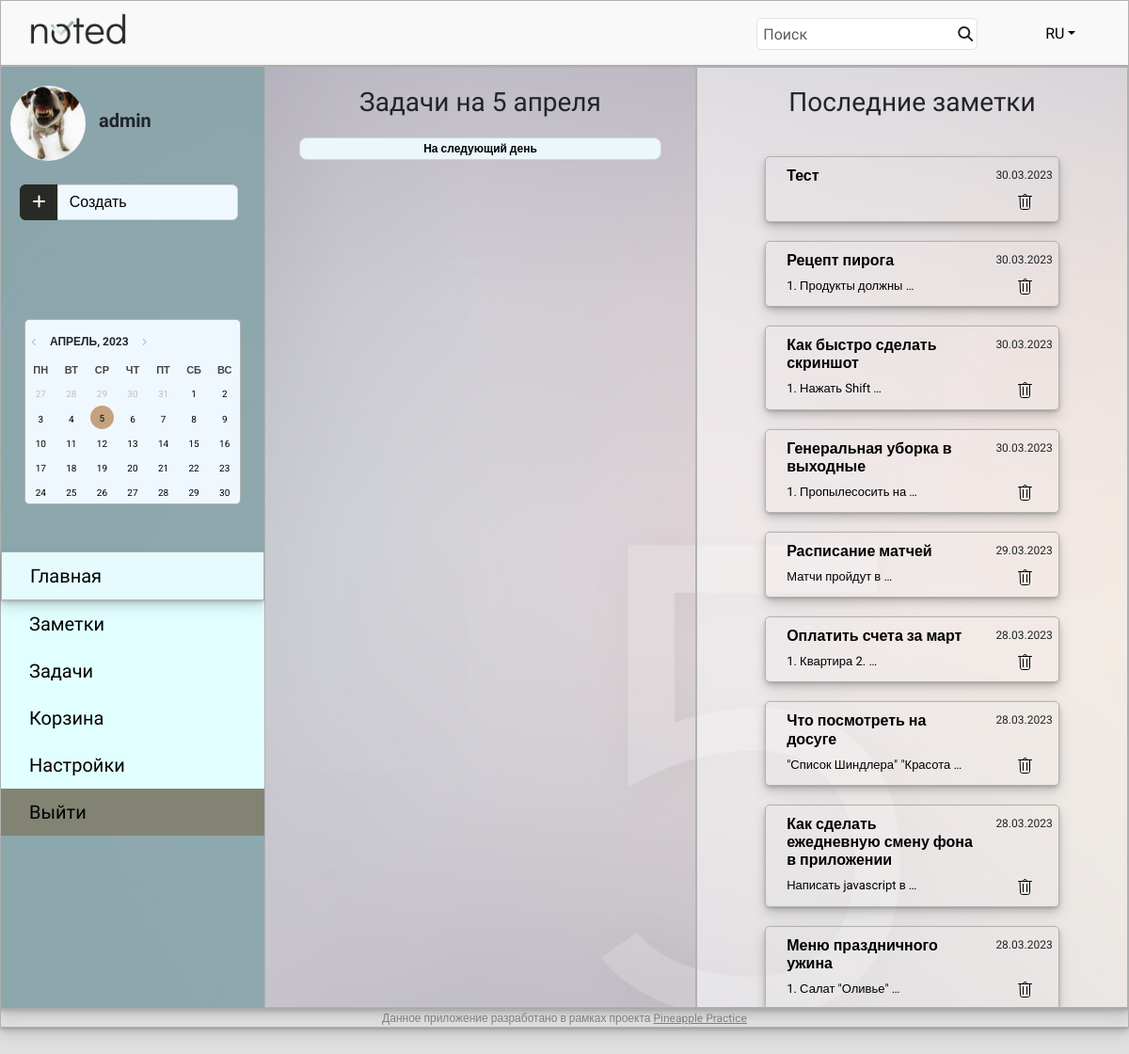
The page /main/ (signed in) on the database its author committed.
### notes/models.py (models this page shows, shortened)
class UserProfile(models.Model):
    user = models.OneToOneField(User, on_delete=models.CASCADE)
    avatar = models.ImageField(default='/avatars/user_male_circle_icon.svg',
                               upload_to='avatars')

class Note(models.Model):
    note_title = models.CharField(max_length=250)
    note_text = models.TextField()
    add_at = models.DateTimeField(blank=True)
    note_author = models.ForeignKey(User, on_delete=models.CASCADE)
    note_trash = models.BooleanField(default=False)
    note_file = models.FileField(null=True, blank=True, upload_to='documents')

### notes/views.py (the view)
# urls.py: path('', main_page, name='main'),
@login_required
def main_page(request):
    user = request.user
    today = datetime.date.today()
    next_date = today + datetime.timedelta(days=1)
    tasks_active = Task.objects.filter(task_date=today, task_author=user, task_deleted=False, task_priority=False,
                                       task_trash=False).order_by('-add_at')
    tasks_deleted = Task.objects.filter(task_date=today, task_author=user, task_deleted=True, task_trash=False).order_by('add_at')
    tasks_important = Task.objects.filter(task_date=today, task_author=user, task_deleted=False, task_priority=True,
                                          task_trash=False).order_by('-add_at')
    notes = Note.objects.filter(note_author=user, note_trash=False).order_by('-add_at')
    month_list = ['января', 'февраля', 'марта', 'апреля', 'мая', 'июня',
                  'июля', 'августа', 'сентября', 'октября', 'ноября', 'декабря']
    today = f'{today.day} {month_list[int(today.month) - 1]}'
    return render(request, 'main2.html', context={'today_tasks': tasks_active, 'tasks_deleted': tasks_deleted,
                                                  'tasks_important': tasks_important, 'notes': notes, 'date': today,
                                                  'next_date': next_date})

### notes/path_converters.py (called while the page is built)
    def to_url(self, value: date):
        return value.strftime('%d-%m-%Y')

### templates/main2.html (shortened to what this page needs)
{% extends "default.html" %}
{% block content %}
    <div class="container-xxl main-main">
        <div class="row">
            <div class="col-auto col-2 sidebar" style="width: 280px;">
                <div class="ava">
                    <img src="{{ request.user.userprofile.avatar.url }}" alt="Avatar" width="80" height="80" class="rounded-circle">
                    <span class="username">{{ request.user }}</span>
                </div>
                <div class="input-group dropdown">
                    <button type="button" class="btn btn-primary dropdown-toggle" id="dropdownMenuButton1" data-bs-toggle="dropdown" aria-expanded="false" style="background: #282A25; border-color: #282A25; width: 17%;">
                        <i class="fas fa-plus" aria-hidden="true"></i>
                    </button>
                    <button type="button" class="btn btn-primary" style="background: #f0f8ff; color: black; border: 1px solid #ced4da; width: 80%; text-align: left;">Создать</button>
                </div>
                <div class="calendar-wrapper">
                    <button id="btnPrev" type="button" style="margin-top: 15px;"></button>
                    <h6 id="headCal"></h6>
                    <button id="btnNext" type="button"></button>
                    <div id="divCal"></div>
                </div>
                <div class="nav-list">
                    <ul style="list-style-type: none;">
                        <li class="current_page"><a href="{% url 'main' %}">Главная</a></li>
                        <li><a href="{% url 'notes' %}">Заметки</a></li>
                        <li><a href="{% url 'tasks' %}">Задачи</a></li>
                        <li><a href="{% url 'trash' %}">Корзина</a></li>
                        <li><a href="{% url 'user_settings' %}">Настройки</a></li>
                        <li style="background: rgba(108, 100, 81, 0.8);"><a href="{% url 'logout' %}">Выйти</a></li>
                    </ul>
                </div>
            </div>
            <div class="col" id="tasks-notes">
                <div class="row">
                    <div class="col-6 tasks">
                        <h3 style="text-align: center; font-family: 'Didact Gothic', sans-serif; margin-top: 20px; margin-bottom: 20px;">Задачи на {{ date }}</h3>
                        <div class="col-10 offset-1">
                            <div class="next-button">
                            <button type="button" class="btn btn-primary"><a href="{% url 'date_notes' next_date %}">На следующий день</a></button>
                            </div>
                        </div>
                    </div>
                    <div class="col-6 notes" style="background: rgba(255, 255, 255, 0.5);">
                        <h3 style="text-align: center; font-family: 'Didact Gothic', sans-serif; margin-top: 20px; margin-bottom: 40px;">Последние заметки</h3>
                        <div class="col-8 offset-2 main-notes">
                        {% for note in notes %}
                            <div class="row note-block">
                                <div class="row">
                                    <div class="col-10">
                                        <a href="{% url 'note_details' note.id %}"><h6><b>{{ note.note_title }}</b></h6></a>
                                    </div>
                                    <div class="col-2 ms-auto note_date">
                                        {{ note.add_at | date:"j.m.Y" }}
                                    </div>
                                </div>
                                <div class="row align-items-start">
                                    <div class="col-10">
                                        <a href="{% url 'note_details' note.id %}">{{ note.note_text | truncatewords:3 }}</a>
                                    </div>
                                    <div class="col-1 ms-auto">
                                        <a href="{% url 'note_delete' note.id %}?next={{ request.path }}">
                                            <img src="/static/images/icons/trash_icon.svg" />
                                        </a>
                                    </div>
                                </div>
                            </div>
                        {% endfor %}
                        </div>
                    </div>
                </div>
            </div>
        </div>
    </div>
{% endblock content %}

### static/css/styles.css (style rules this page uses)
body { font-family: 'Roboto', sans-serif; background: #E0E0E0; }
.main-main { border: 0.5px solid #b1b1b1; box-shadow: 0px 1px 2px rgba(0,0,0,0.1), 0px 2px 4px rgba(0,0,0,0.1), 0px 4px 8px rgba(0,0,0,0.1), 0px 8px 16px rgba(0,0,0,0.1); background: url(/static/images/bg-2.jpg) no-repeat center fixed; background-size: cover; }
.tasks, .notes { border: 0.5px solid #b1b1b1; height: 1000px; overflow-y: scroll; }
.tasks a, .main-notes a { color: black; text-decoration: none; }
.note-block { border: 0.5px solid #b1b1b1; font-size: 13px; margin-top: 20px; margin-bottom: 20px; border-radius: 5px; padding: 10px; box-shadow: 0px 1px 2px rgba(0,0,0,0.1), 0px 2px 4px rgba(0,0,0,0.1), 0px 4px 8px rgba(0,0,0,0.1), 0px 8px 16px rgba(0,0,0,0.1); }
.note_date { font-size: 12px; }
.next-button { margin-left: -12px; margin-right: -12px; }
.next-button button { width: 100%; font-size: 12px; font-weight: 600; background: rgba(236, 247, 251, 1); border: 1px solid #ced4da; border-radius: 8px; padding-top: 2px; padding-bottom: 2px; }
.calendar-wrapper { margin: 100px 25px 0px 25px; border: 0.5px solid #b1b1b1; border-radius: 5px; background: #f0f8ff; }
#divCal { margin-top: 10px; }
#headCal { margin: 0px 0px; text-transform: uppercase; font-size: 12px; display: inline; font-weight: 700; }
#btnPrev:before { content: '\f104'; font-family: FontAwesome; padding-right: 4px; }
#btnNext:after { content: '\f105'; font-family: FontAwesome; padding-left: 4px; }
#btnPrev, #btnNext { background: transparent; border: none; outline: none; font-size: 0.6em; color: #c0c0c0; cursor: pointer; transition: all 0.3s ease; }
.sidebar { background: rgba(126, 159, 164, 0.8); padding: 0px; }
.ava { margin-top: 20px; margin-bottom: 20px; padding: 0px 10px; }
.username { padding-left: 10px; font-weight: 600; font-size: 20px; font-family: 'Didact Gothic', sans-serif; }
.input-group { padding: 5px 20px 5px 20px; }
#dropdownMenuButton1::after { content: none; }
.nav-list { font-family: 'Didact Gothic', sans-serif; font-size: 20px; background: #E2FFFF; margin-left: 0px; margin-right: 0px; margin-top: 50px; }
.nav-list ul { padding-left: 0px; }
.nav-list li { padding-top: 10px; padding-bottom: 10px; padding-left: 30px; }
.nav-list a { color: black; text-decoration: none; test-align: center; }
.current_page { background: rgba(236, 247, 251, 0.5); border: 0.5px solid #b1b1b1; box-shadow: 0px 1px 2px rgba(0,0,0,0.1), 0px 2px 4px rgba(0,0,0,0.1), 0px 4px 8px rgba(0,0,0,0.1), 0px 8px 16px rgba(0,0,0,0.1); }

### rows shown on the page
Note: note_title "Тест", add_at "30.03.2023"
Note: note_title "Рецепт пирога", add_at "30.03.2023", note_text "1. Продукты должны …"
Note: note_title "Как быстро сделать скриншот", add_at "30.03.2023", note_text "1. Нажать Shift …"
Note: note_title "Генеральная уборка в выходные", add_at "30.03.2023", note_text "1. Пропылесосить на …"
Note: note_title "Расписание матчей", add_at "29.03.2023", note_text "Матчи пройдут в …"
Note: note_title "Оплатить счета за март", add_at "28.03.2023", note_text "1. Квартира 2. …"
Note: note_title "Что посмотреть на досуге", add_at "28.03.2023", note_text "\"Список Шиндлера\" \"Красота …"
Note: note_title "Как сделать ежедневную смену фона в приложении", add_at "28.03.2023", note_text "Написать javascript в …"
Note: note_title "Меню праздничного ужина", add_at "28.03.2023", note_text "1. Салат \"Оливье\" …"

### other values the page prints
{{ request.user }} "admin"
{{ date }} "5 апреля"
